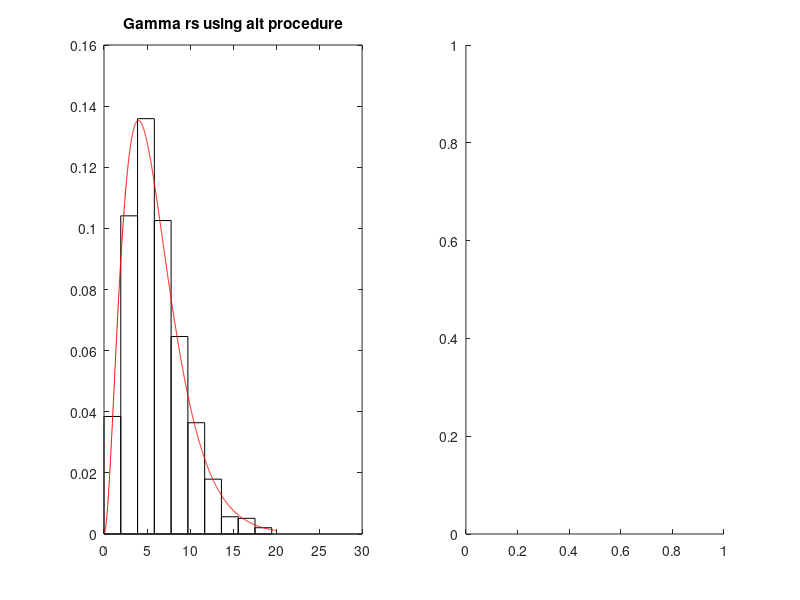

The MATLAB script that drew this image: (Note: this script raises an error after producing the figure.)
N = 1000;
alpha = 3;
beta = 2;
%k = alpha*beta*5;
x = 0:.01:20;

for i = 2:length(x)
    a = x(i);
    Suzuki_gamcdf(i)=integral(@(a)gampdf(a,alpha,beta),0,a);
end
%runtime is O(n^2)  
%nested for loops
for i = 1:N
    u=rand;
    placement = Suzuki_gamcdf;
    for j=1:length(x)
        if placement(j) < u
            placement(j)=1;
        end
    end
    [c,ind] = min(placement);
    gamrv(i)=x(ind);
end
%This is the true density
%to compare with.
y = gampdf(x,alpha,beta);
%Plot true vs. the alt 
%method estimate
[f,h] = hist(gamrv);
f = f/(h(2)-h(1))/N;
subplot(121)
bar(h,f,1,'w')
hold on
plot(x,y,'r')
hold off
title('Gamma rs using alt procedure')
xlim([0,30])
%Alternatively can use histogram()
subplot(122)
h = histogram(gamrnd(alpha,beta,N,1),15,'Normalization','pdf');
h.FaceColor='w'
%facecolor=
hold on
plot(x,y,'b')
hold off
title('Gamma rs using Gamma rnd')
xlim([0,30])